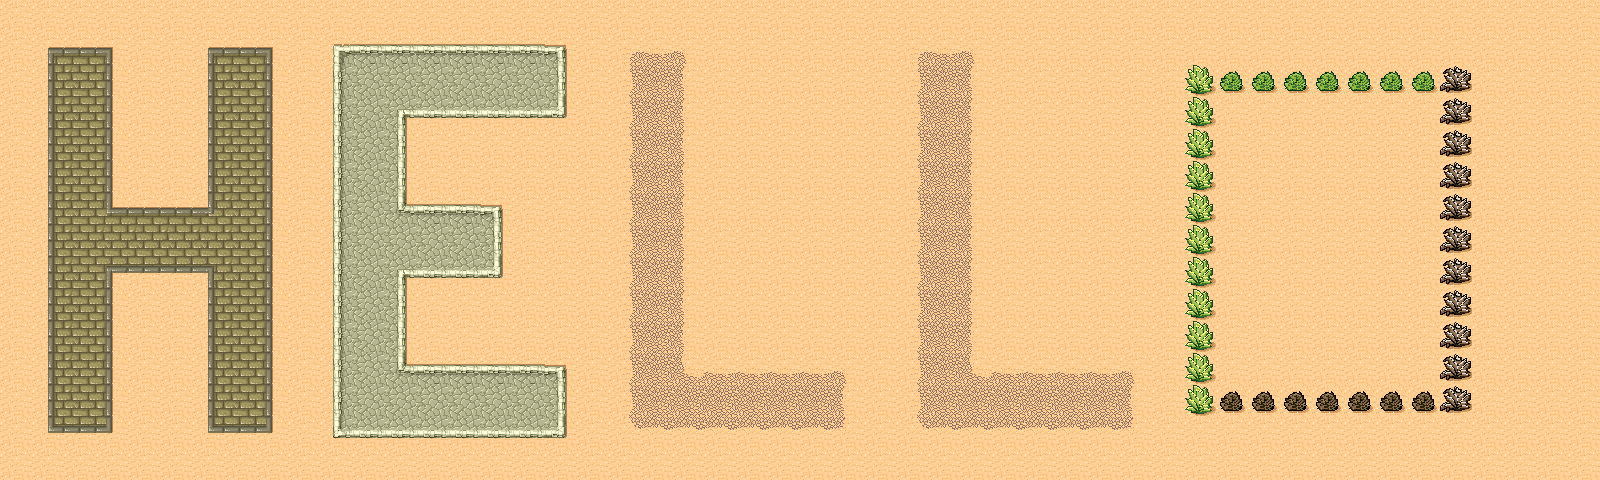

The image is a tile-based game level rendered from a .tmx file. Its description and source (layers, tilesets, objects; grid data summarised) follow:
An orthogonal 50x15 tile map with 32x32 px tiles, 1 tile layer (Tile Layer 1).

<map version="1.0" orientation="orthogonal" renderorder="right-down" width="50" height="15" tilewidth="32" tileheight="32" nextobjectid="1">
 <tileset firstgid="1" name="tmw_desert_spacing" tilewidth="32" tileheight="32" spacing="1" margin="1" tilecount="48">
  <image source="tmw_desert_spacing.png" width="265" height="199" />
  <terraintypes>
   <terrain name="Bricks" tile="9" />
   <terrain name="Rocks" tile="33" />
   <terrain name="Dirt" tile="14" />
   <terrain name="Desert" tile="29" />
   <terrain name="Lechuga" tile="39" />
  </terraintypes>
  <tile id="0" terrain="3,3,3,0" />
  <tile id="1" terrain="3,3,0,0" />
  <tile id="2" terrain="3,3,0,3" />
  <tile id="3" terrain="2,2,2,3" />
  <tile id="4" terrain="2,2,3,2" />
  <tile id="5" terrain="3,3,3,2" />
  <tile id="6" terrain="3,3,2,2" />
  <tile id="7" terrain="3,3,2,3" />
  <tile id="8" terrain="3,0,3,0" />
  <tile id="9" terrain="0,0,0,0" />
  <tile id="10" terrain="0,3,0,3" />
  <tile id="11" terrain="2,3,2,2" />
  <tile id="12" terrain="3,2,2,2" />
  <tile id="13" terrain="3,2,3,2" />
  <tile id="14" terrain="2,2,2,2" />
  <tile id="15" terrain="2,3,2,3" />
  <tile id="16" terrain="3,0,3,3" />
  <tile id="17" terrain="0,0,3,3" />
  <tile id="18" terrain="0,3,3,3" />
  <tile id="19" terrain="0,0,0,3" />
  <tile id="20" terrain="0,0,3,0" />
  <tile id="21" terrain="3,2,3,3" />
  <tile id="22" terrain="2,2,3,3" />
  <tile id="23" terrain="2,3,3,3" />
  <tile id="24" terrain="3,3,3,1" />
  <tile id="25" terrain="3,3,1,1" />
  <tile id="26" terrain="3,3,1,3" />
  <tile id="27" terrain="0,3,0,0" />
  <tile id="28" terrain="3,0,0,0" />
  <tile id="29" terrain="3,3,3,3" />
  <tile id="32" terrain="3,1,3,1" />
  <tile id="33" terrain="1,1,1,1" />
  <tile id="34" terrain="1,3,1,3" />
  <tile id="35" terrain="1,1,1,3" />
  <tile id="36" terrain="1,1,3,1" />
  <tile id="39" terrain="4,4,4,4" />
  <tile id="40" terrain="3,1,3,3" />
  <tile id="41" terrain="1,1,3,3" />
  <tile id="42" terrain="1,3,3,3" />
  <tile id="43" terrain="1,3,1,1" />
  <tile id="44" terrain="3,1,1,1" />
 </tileset>
 <layer name="Tile Layer 1" width="50" height="15">
  <data>[750 cells, 750 non-empty, 39 distinct tile ids]</data>
 </layer>
</map>
